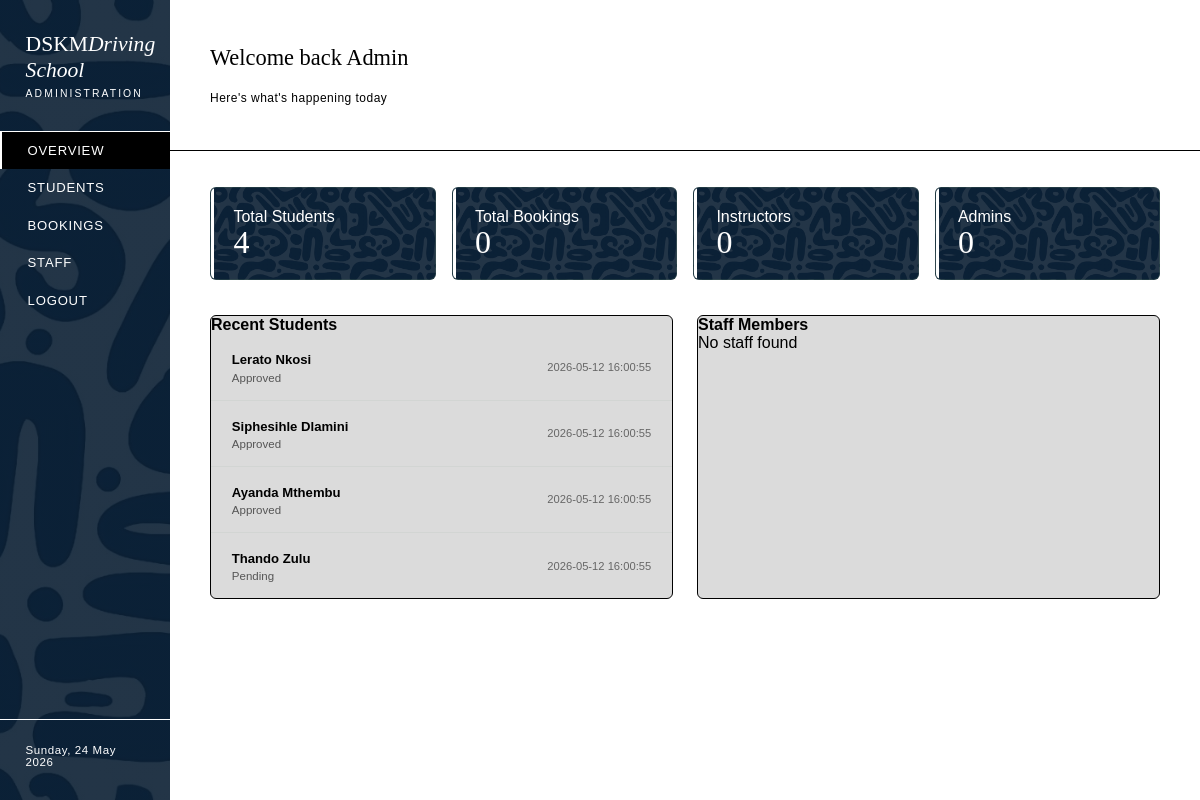
/administration/adminDasboard.php, run on an earlier commit of the app's database.
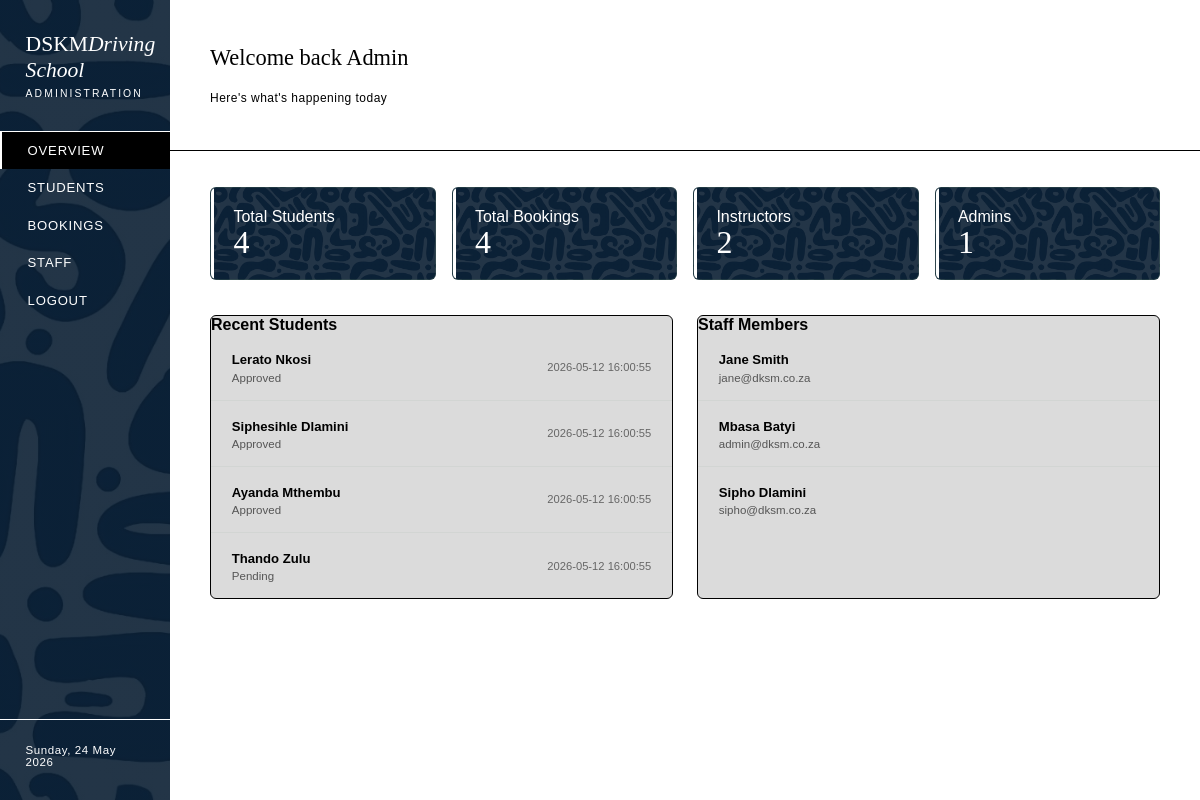
And on a later commit of the database.
### tables this page shows
CREATE TABLE student (
    student_id INT AUTO_INCREMENT PRIMARY KEY, 
    first_name VARCHAR(50), 
    last_name VARCHAR(50), 
    home_address VARCHAR(50), 
    username VARCHAR(50), 
    password VARCHAR(50), 
    email VARCHAR(100), 
    phone VARCHAR(15), 
    id_number VARCHAR(20), 
    learners_license_file VARCHAR(255), 
    learners_status VARCHAR(30) DEFAULT 'Pending', 
    user_level_id INT DEFAULT 3, 
    date_registered DATETIME DEFAULT CURRENT_TIMESTAMP);

CREATE TABLE users (
    user_id INT AUTO_INCREMENT PRIMARY KEY,
    user_name VARCHAR(50),
    user_pwd VARCHAR(50),
    user_full_name VARCHAR(100),
    phone VARCHAR(15),
    email VARCHAR(100),
    user_level_id INT
);

### administration/adminDasboard.php (the view, shortened to what this page needs)
<?php
    include_once "../incl/DatabaseConnection/dbConn.php";
    $totalStudents = $conn->query("SELECT COUNT(*) AS students
                                   FROM student")->fetch_assoc()['students'];
    $totalBookings = $conn->query("SELECT COUNT(*) AS bookings
                                   FROM booking_details")->fetch_assoc()['bookings'];
    $totalInstructors = $conn->query("SELECT COUNT(*) AS staff
                                      FROM users
                                      WHERE user_level_id = 2")->fetch_assoc()['staff'];
    $totalAdmins = $conn->query("SELECT COUNT(*) AS staff
                                 FROM users
                                 WHERE user_level_id = 1")->fetch_assoc()['staff'];
    $recentStudents = $conn->query("
        SELECT first_name, last_name, learners_status, date_registered
        FROM student
        ORDER BY date_registered DESC
    ");
    $staff = $conn->query("
        SELECT user_full_name, email
        FROM users
        ORDER BY user_full_name ASC
    ");
?>
<!DOCTYPE html>
<html lang="en">
<head>
    <link rel="stylesheet" href="../incl/style/administration/adminDashboard.css">
</head>
<body>
<div class="shell">
    <aside class="sidebar">
        <div class="sidebar-logo">
            <div class="wordmark">
                DSKM<em>Driving School</em>
            </div>
            <div class="sub">Administration</div>
        </div>
        <ul class="nav">
            <li><a href="#" class="active">Overview</a></li>
            <li><a href="/DSKMDrivingSchool/administration/students.php">Students</a></li>
            <li><a href="/DSKMDrivingSchool/administration/Bookings.php">Bookings</a></li>
            <li><a href="/DSKMDrivingSchool/administration/staff.php">Staff</a></li>
            <li><a href="/DSKMDrivingSchool/customers/index.html">Logout</a></li>
        </ul>
        <div class="sidebar-foot">
            <?php echo date('l, j M Y'); ?>
        </div>
    </aside>
    <div class="main">
        <header class="topbar">
            <div class="topbar-title">
                <h2>Welcome back Admin</h2>
                <br>
                <p>Here's what's happening today</p>
            </div>
        </header>
        <main class="content">
            <div class="stat-grid">
                <div class="stat-card">
                    <div>Total Students</div>
                    <div class="value"><?php echo $totalStudents; ?></div>
                </div>
                <div class="stat-card">
                    <div>Total Bookings</div>
                    <div class="value"><?php echo $totalBookings; ?></div>
                </div>
                <div class="stat-card">
                    <div>Instructors</div>
                    <div class="value"><?php echo $totalInstructors; ?></div>
                </div>
                <div class="stat-card">
                    <div>Admins</div>
                    <div class="value"><?php echo $totalAdmins; ?></div>
                </div>
            </div>
            <div class="lower-grid">
                <div class="panel">
                    <h4>Recent Students</h4>
                    <?php if ($recentStudents->num_rows > 0): ?>
                        <?php while ($row = $recentStudents->fetch_assoc()): ?>
                            <div class="activity-row">
                                <div>
                                    <strong>
                                        <?php echo $row['first_name'] . " " . $row['last_name']; ?>
                                    </strong>
                                    <p><?php echo $row['learners_status']; ?></p>
                                </div>
                                <span><?php echo $row['date_registered']; ?></span>
                            </div>
                        <?php endwhile; ?>
                    <?php else: ?>
                        <p>No students found</p>
                    <?php endif; ?>
                </div>
                <div class="panel">
                    <h4>Staff Members</h4>
                    <?php if ($staff->num_rows > 0): ?>
                        <?php while ($row = $staff->fetch_assoc()): ?>
                            <div class="activity-row">
                                <div>
                                    <strong><?php echo $row['user_full_name']; ?></strong>
                                    <p><?php echo $row['email']; ?></p>
                                </div>
                            </div>
                        <?php endwhile; ?>
                    <?php else: ?>
                        <p>No staff found</p>
                    <?php endif; ?>
                </div>
            </div>
        </main>
    </div>
</div>
</body>
</html>

### incl/style/administration/adminDashboard.css (style rules this page uses)
* { margin:0; padding:0; box-sizing:border-box; }
body { font-family:'Jost',sans-serif; background:white; color:black; min-height:100vh; overflow-x:hidden; }
.shell { position:relative; z-index:1; display:flex; min-height:100vh; }
.sidebar { width:170px; flex-shrink:0; background:linear-gradient(rgba(11, 31, 51, 0.9), rgba(11, 31, 51, 0.9)), url("../../images/mainBg.JPG"); background-size:cover; background-position:center; display:flex; flex-direction:column; padding:2rem 0; position:fixed; top:0; left:0; bottom:0; z-index:10; }
.sidebar-logo { padding:0 1.6rem 2rem; border-bottom:1px solid white; }
.sidebar-logo .wordmark { font-family:'Playfair Display',serif; font-size:1.35rem; font-weight:400; color:white; line-height:1.2; }
.sidebar-logo em { font-style:italic; color:white; }
.sidebar-logo .sub { font-size:.65rem; letter-spacing:.2em; text-transform:uppercase; color:white; margin-top:.25rem; }
.nav { flex:1; list-style:none; }
.nav li a { display:flex; align-items:center; gap:.75rem; padding:.7rem 1.6rem; font-size:.82rem; font-weight:500; letter-spacing:.06em; text-transform:uppercase; text-decoration:none; color:white; transition:all .2s; border-left:2px solid transparent; }
.nav li a:hover, .nav li a.active { color:white; background:black; border-left-color:white; }
.sidebar-foot { padding:1.5rem 1.6rem 0; border-top:1px solid white; font-size:.72rem; color:white; letter-spacing:.05em; }
.main { margin-left:170px; flex:1; display:flex; flex-direction:column; min-height:100vh; }
.topbar { display:flex; align-items:center; justify-content:space-between; padding:2.84rem 2.5rem; border-bottom:1px solid black; backdrop-filter:blur(6px); }
.topbar h2 { font-family:'Playfair Display',serif; font-weight:400; font-size:1.4rem; color:black; }
.topbar p { font-size:.75rem; color:black; letter-spacing:.04em; margin-top:.1rem; }
.content { flex:1; padding:2.2rem 2.5rem; }
.stat-grid { display:grid; grid-template-columns:repeat(auto-fit,minmax(180px,1fr)); gap:1rem; margin-bottom:2.2rem; }
.stat-card { background:linear-gradient(rgba(11, 31, 51, 0.9), rgba(11, 31, 51, 0.9)), url("../../images/mainBg.JPG"); background-size:cover; background-position:center; border:1px solid rgba(107,140,110,.22); border-radius:6px; padding:1.3rem 1.4rem; position:relative; overflow:hidden; color : white; transition:transform .2s, box-shadow .2s; }
.stat-card::before { content:''; position:absolute; top:0; left:0; width:3px; height:100%; background:white; }
.stat-card .value { font-family:'Playfair Display',serif; font-size:2rem; font-weight:400; color:white; line-height:1; }
.lower-grid { display:grid; grid-template-columns:repeat(auto-fit,minmax(320px,1fr)); gap:1.5rem; margin-top:1rem; }
.panel { background:rgba(217, 217, 217, 0.938); border:1px solid black; border-radius:6px; overflow:hidden; }
.activity-row { display:flex; justify-content:space-between; align-items:center; padding:1rem 1.3rem; border-bottom:1px solid rgba(107,140,110,.08); }
.activity-row:last-child { border-bottom:none; }
.activity-row strong { font-size:.82rem; color:black; }
.activity-row p { font-size:.72rem; color:#555; margin-top:.2rem; }
.activity-row span { font-size:.7rem; color:#666; }

What changed in the data, as far as the page shows it:
added users: user_full_name "Jane Smith", email "jane@dksm.co.za"
added users: user_full_name "Mbasa Batyi", email "admin@dksm.co.za"
added users: user_full_name "Sipho Dlamini", email "sipho@dksm.co.za"
Also different on the page:
$totalBookings: "0" → "4"
$totalInstructors: "0" → "2"
$totalAdmins: "0" → "1"
text no longer shown: "No staff found"
